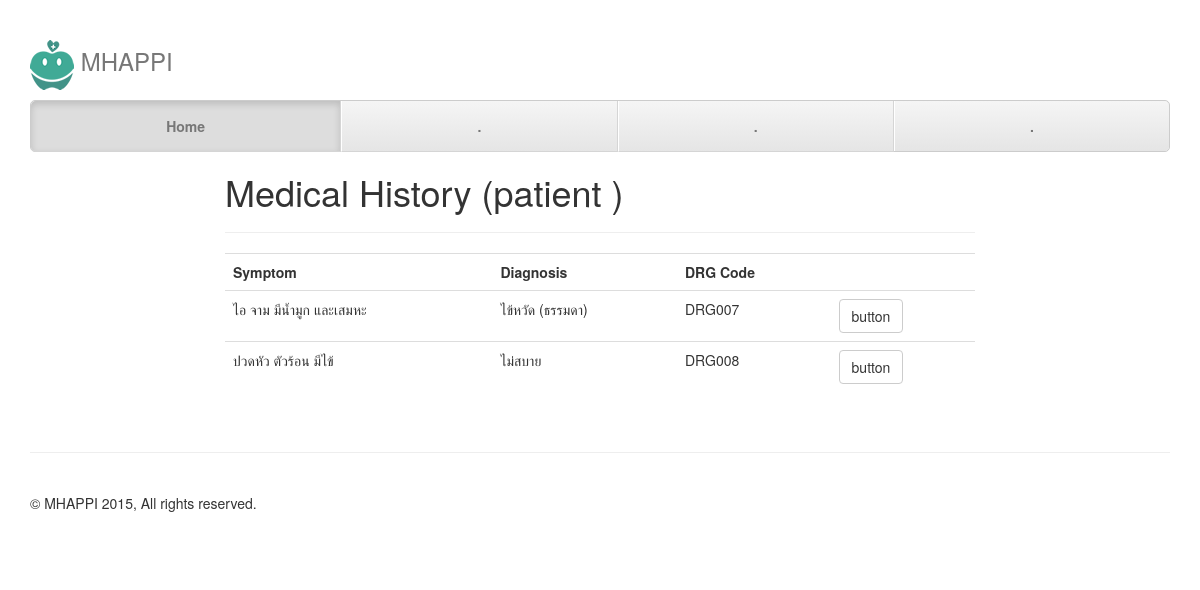
The page /list_medical_record/2/ on the database its author committed.
### apps/medical/models.py (models this page shows, shortened)
class MedicalRecord(models.Model):
	patient = models.ForeignKey('authentication.Patient')
	officer = models.ForeignKey('authentication.Officer')
	symptom = models.TextField()
	diagnosis = models.TextField()
	drg_code = models.CharField(max_length = 20)

### apps/medical/views.py (the view)
# urls.py: url(r'^list_medical_record/([0-9]+)/$', medi_view.list_medical_record, name='list_medical_record'),
def list_medical_record(request, pid):
    patient_infos = PatientInfo.objects.filter(patient_id=pid)
    medical_infos = MedicalRecord.objects.filter(patient_id=pid)
    data = {
        'patient_infos' : patient_infos,
        'medical_infos' : medical_infos,
    }
    return render(request, 'list_medical_info.html', data)

### apps/medical/templates/list_medical_info.html
{% extends "base.html" %}
{% block main %}
    <div id="login" class="row">
        <div class="col-md-8 col-md-offset-2">
            <h1>Medical History (patient {{ patient_id }})</h1>
            <hr/>
            <table class="table">
            	<tr>
                    <th>Symptom</th>
            		<th>Diagnosis</th>
            		<th>DRG Code</th>
            		<th></th>
            	</tr>
            	{% for medical_info in medical_infos %}
            	<tr>
                    <td>{{ medical_info.symptom }}</td>
            		<td>{{ medical_info.diagnosis }}</td>
            		<td>{{ medical_info.drg_code }}</td>
            		<td>
            			<a class="btn btn-default" href="#">button</a>
            		</td>
            	</tr>
            	{% endfor %}
            </table>
        </div>
    </div>
{% endblock %}

### static/css/justified-nav.css (style rules this page uses)
body { padding-top: 20px; }

### rows shown on the page
MedicalRecord: symptom "ไอ จาม มีน้ำมูก และเสมหะ", diagnosis "ไข้หวัด (ธรรมดา)", drg_code "DRG007"
MedicalRecord: symptom "ปวดหัว ตัวร้อน มีไข้", diagnosis "ไม่สบาย", drg_code "DRG008"
